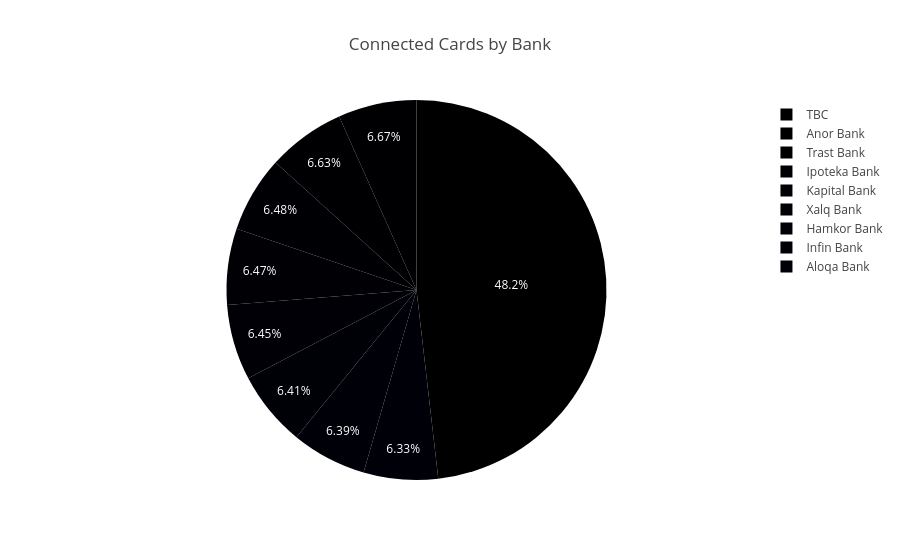

Notebook cell for this chart:
### Code cell
fig = px.pie(
    bank_usage,
    names='bank_name',
    values='users',
    title='Connected Cards by Bank'
)

fig.show()

### Figure 1 — Plotly figure (JSON) as saved in the notebook; plotly's stock layout.template omitted (floating-point values rounded to 4 significant figures)
{"data": [{"domain": {"x": [0, 1], "y": [0, 1]}, "hovertemplate": "bank_name=%{label}<br>users=%{value}<extra></extra>", "labels": ["Aloqa Bank", "Anor Bank", "Hamkor Bank", "Infin Bank", "Ipoteka Bank", "Kapital Bank", "TBC", "Trast Bank", "Xalq Bank"], "legendgroup": "", "name": "", "showlegend": true, "type": "pie", "values": [1271, 1340, 1288, 1284, 1302, 1299, 9675, 1332, 1295]}], "layout": {"legend": {"tracegroupgap": 0}, "title": {"text": "Connected Cards by Bank"}}}
